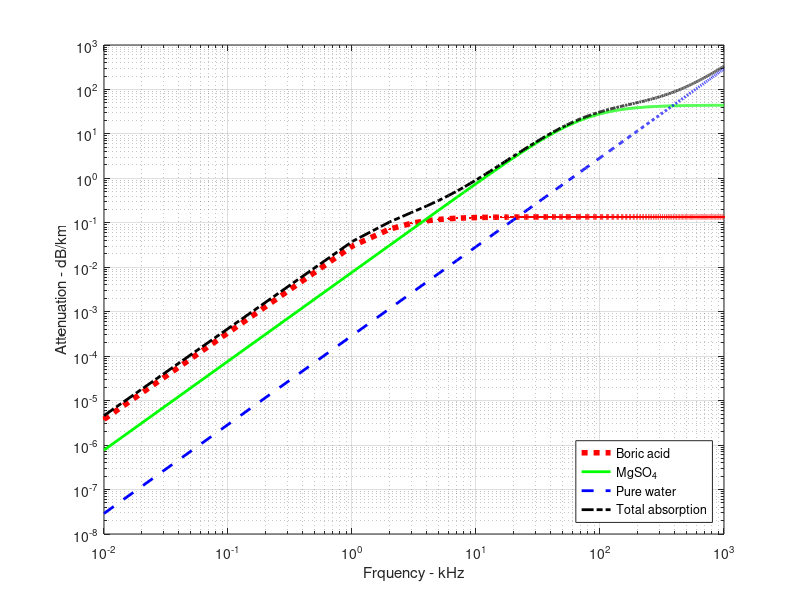

Write the MATLAB code that produced this figure.
%*************   Junaid Qadir  *************% 
%*************   MPhil Electronics  *************%
%*************   Department of Electronics *************%
%*************   Quaid-i-Azam University Islamabad,45320, Pakistan  *************%
%*************   Email: jndqadar@gmail.com  , Instagram: @junaid_qadar,  Facebook: https://web.facebook.com/junaid.qadar*************%


%%%%%%%%%%%%% BORIC ACID + Magnesium sulphate+ Pure water 

clear all 
close all 
clc

f= 1e-2:10^3; % Frequency in kHz
S= 35; % salinity
T=10; % temmperature in degree centi grad
pH= 7.8;  %% Water pH level
theta= 273+T;   %%% Angle 
D= 500; % Depth in meter
c= 1412+3.21*T+1.19*S+0.0167*D;  %%% Sound speed in Water  1500 m/s
 

%%%% Boric Acid Contribution 
A1= 8.86/c*10^(0.78*pH-5); % Absorption in Boric acid
p1= 1;  % pressur in Boric acid
f1= 0.78* sqrt(S/35)*10^(T/26); % frequency in Boric acid
 
 
 %%%% MgSO_4 Contribution 
 A2= 21.44* S/c*(1+0.025*T);   % Absorption in MgSO4
 p2= 1-1.37* 10^(-4) *D +6.2*10^(-9)* D^2; % pressure in MgSO4
 f2= (8.17*10^(8-1990/theta)) ./ (1+0.0018*(S-35)); %frequency in MgSO4

%%% Pure Water Contribution 
A3= 3.964*10^(-4)- 1.146* 10^(-5)*T +1.45*10^(-7)*T^2-6.5*10^(-10)*T^3; % Absorption in pure water
p3= 1-3.83*10^(-5) * D+4.9*10^(-10) *D^2;  % Pressure in Pure water 





Boric_acid= (A1*p1*f1*f.^2)./( f1^2+f.^2);  % Formula for Boric acid  %%% Absorption of Boric acid
Magnesium_sulphate= A2*p2*f2*(f.^2)./ ((f2^2)+f.^2); % Formula for Magnesium sulphate  %%%% Absorption of Megnesium sulphates
Pure_water= A3*p3*f.^2; % Formula for pure water   %% Absorption of Water
 Total_absorption= Boric_acid+ Magnesium_sulphate + Pure_water;  %  Total Absorption
 
 
 
% Plot to double log-scale
loglog(f,Boric_acid,':.r','LineWidth',4)
hold on
loglog(f,Magnesium_sulphate,'-g','LineWidth',2)
hold on
loglog(f,Pure_water,'--b','LineWidth',2)
hold on
loglog( f,Total_absorption,'-.k','LineWidth',2)
hold off
% Change look
% a = gca;
grid on
xlabel('Frquency - kHz')
ylabel('Attenuation - dB/km')
legend({'Boric acid', 'MgSO_{4}', 'Pure water ', 'Total absorption'}, 'Interpreter', 'tex', 'Location', 'southeast')
a.GridLineStyle = '--';
a.MinorGridLineStyle = '--';
a.GridColor = 'k';
a.MinorGridColor = 'k';
a.GridAlpha = 1;
a.MinorGridAlpha = 1;






